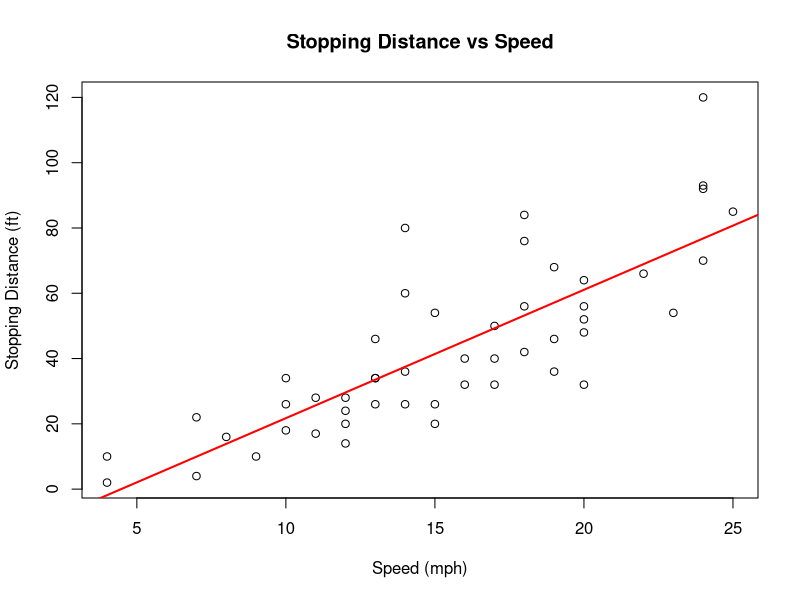
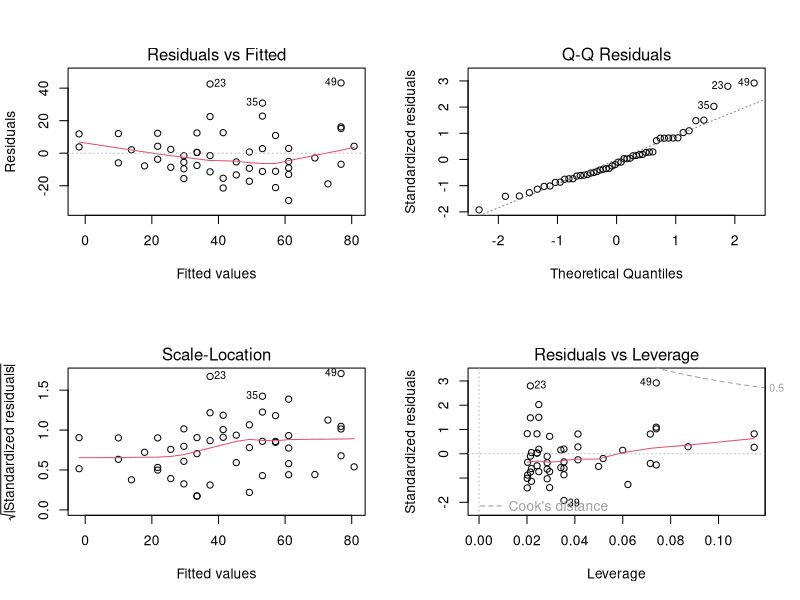

Reproduce these figures in R, in order.
# Load data
data(cars)

# Exploratory plot
plot(dist ~ speed, data = cars,
     main = "Stopping Distance vs Speed",
     xlab = "Speed (mph)",
     ylab = "Stopping Distance (ft)")

# Fit simple linear regression
fit_cars <- lm(dist ~ speed, data = cars)

# Add regression line
abline(fit_cars, col = "red", lwd = 2)

# Model summary
summary(fit_cars)

# Diagnostics
par(mfrow = c(2, 2))
plot(fit_cars)
par(mfrow = c(1, 1))
